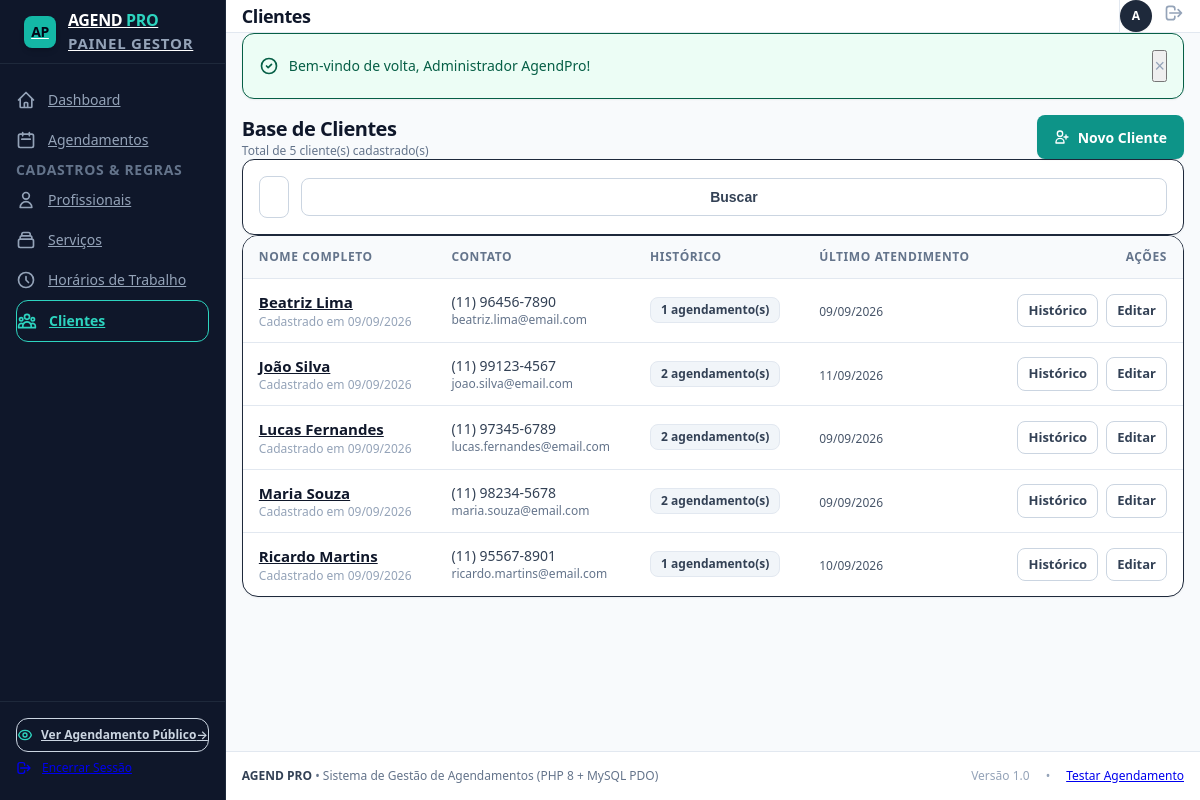
Page /admin/clientes/index.php (signed in) on the committed database.
### tables this page shows
CREATE TABLE IF NOT EXISTS `clientes` (
  `id` INT AUTO_INCREMENT PRIMARY KEY,
  `nome` VARCHAR(100) NOT NULL,
  `email` VARCHAR(150) NULL DEFAULT NULL,
  `telefone` VARCHAR(20) NOT NULL,
  `created_at` TIMESTAMP DEFAULT CURRENT_TIMESTAMP,
  `updated_at` TIMESTAMP DEFAULT CURRENT_TIMESTAMP ON UPDATE CURRENT_TIMESTAMP,
  INDEX `idx_cliente_email` (`email`),
  INDEX `idx_cliente_telefone` (`telefone`)
);

### includes/functions.php (called while the page is built, shortened)
<?php
function sanitize(?string $value): string
{
    return htmlspecialchars(trim($value), ENT_QUOTES, 'UTF-8');
}
function formatDate(?string $date): string
{
    $timestamp = strtotime($date);
    return $timestamp ? date('d/m/Y', $timestamp) : $date;
}

### admin/clientes/index.php (the view, shortened to what this page needs)
<?php
require_once __DIR__ . '/../../includes/functions.php';
$pdo = getDBConnection();
$busca = trim($_GET['busca'] ?? '');
$sql = "SELECT c.*,
            (SELECT COUNT(*) FROM `agendamentos` a WHERE a.cliente_id = c.id) AS total_agendamentos,
            (SELECT MAX(a.data) FROM `agendamentos` a WHERE a.cliente_id = c.id) AS ultimo_agendamento
        FROM `clientes` c
        WHERE 1=1";
$params = [];
$sql .= " ORDER BY c.nome ASC";
$stmt = $pdo->prepare($sql);
$stmt->execute($params);
$clientes = $stmt->fetchAll();
include __DIR__ . '/../../includes/header.php';
?>
<div class="space-y-6">
    <div class="flex flex-col sm:flex-row sm:items-center justify-between gap-4">
        <div>
            <h2 class="text-xl font-bold text-slate-900 tracking-tight">Base de Clientes</h2>
            <p class="text-xs text-slate-500 mt-0.5">Total de <?= count($clientes) ?> cliente(s) cadastrado(s)</p>
        </div>
        <a href="/admin/clientes/criar.php" class="btn btn-primary shadow-sm self-start sm:self-auto">
            <svg class="w-4 h-4" fill="none" stroke="currentColor" viewBox="0 0 24 24">
                <path stroke-linecap="round" stroke-linejoin="round" stroke-width="2" d="M18 9v3m0 0v3m0-3h3m-3 0h-3m-2-5a4 4 0 11-8 0 4 4 0 018 0zM3 20a6 6 0 0112 0v1H3v-1z"></path>
            </svg>
            <span>Novo Cliente</span>
        </a>
    </div>
    <div class="bg-white p-4 rounded-xl border border-slate-200/80 shadow-sm">
        <form method="GET" action="/admin/clientes/index.php" class="flex flex-col sm:flex-row items-center gap-3">
            <div class="flex-1 w-full">
                <input type="text" name="busca" value="<?= sanitize($busca) ?>" placeholder="Buscar cliente por nome, e-mail ou telefone..." class="text-sm">
            </div>
            <div class="flex items-center gap-2 w-full sm:w-auto">
                <button type="submit" class="btn btn-secondary text-sm flex-1 sm:flex-none">Buscar</button>
            </div>
        </form>
    </div>
    <div class="bg-white rounded-2xl border border-slate-200/80 shadow-sm overflow-hidden">
        <div class="table-responsive">
            <table>
                <thead>
                    <tr>
                        <th>Nome Completo</th>
                        <th>Contato</th>
                        <th>Histórico</th>
                        <th>Último Atendimento</th>
                        <th class="text-right">Ações</th>
                    </tr>
                </thead>
                <tbody>
                    <?php if (empty($clientes)): ?>
                        <tr>
                            <td colspan="5" class="text-center py-10 text-slate-400">
                                Nenhum cliente encontrado.
                            </td>
                        </tr>
                    <?php else: ?>
                        <?php foreach ($clientes as $c): ?>
                            <tr>
                                <td>
                                    <a href="/admin/clientes/visualizar.php?id=<?= $c['id'] ?>" class="font-bold text-slate-900 hover:text-teal-600 transition-colors">
                                        <?= sanitize($c['nome']) ?>
                                    </a>
                                    <div class="text-xs text-slate-400">Cadastrado em <?= formatDate($c['created_at']) ?></div>
                                </td>
                                <td>
                                    <div class="text-sm text-slate-700"><?= sanitize($c['telefone']) ?></div>
                                    <div class="text-xs text-slate-500"><?= sanitize($c['email'] ?: 'Sem e-mail') ?></div>
                                </td>
                                <td>
                                    <span class="inline-flex items-center px-2.5 py-1 rounded-lg text-xs font-semibold bg-slate-100 text-slate-700 border border-slate-200">
                                        <?= $c['total_agendamentos'] ?> agendamento(s)
                                    </span>
                                </td>
                                <td>
                                    <span class="text-xs text-slate-600">
                                        <?= $c['ultimo_agendamento'] ? formatDate($c['ultimo_agendamento']) : 'Nenhum' ?>
                                    </span>
                                </td>
                                <td class="text-right">
                                    <div class="flex items-center justify-end gap-2">
                                        <a href="/admin/clientes/visualizar.php?id=<?= $c['id'] ?>" class="btn btn-secondary btn-sm" title="Ver Histórico Completo">
                                            Histórico
                                        </a>
                                        <a href="/admin/clientes/editar.php?id=<?= $c['id'] ?>" class="btn btn-secondary btn-sm" title="Editar Cadastro">
                                            Editar
                                        </a>
                                    </div>
                                </td>
                            </tr>
                        <?php endforeach; ?>
                    <?php endif; ?>
                </tbody>
            </table>
        </div>
    </div>
</div>
<?php include __DIR__ . '/../../includes/footer.php'; ?>

### assets/css/style.css (style rules this page uses)
:root { --font-sans: system-ui, -apple-system, BlinkMacSystemFont, 'Segoe UI', Roboto, Helvetica, Arial, sans-serif; --color-primary: #0d9488; --color-primary-hover: #0f766e; --color-primary-light: #ccfbf1; --color-bg-dark: #0f172a; --color-card-dark: #1e293b; --color-border-dark: #334155; }
*, *::before, *::after { box-sizing: border-box; margin: 0; padding: 0; }
body { font-family: var(--font-sans); font-size: 15px; line-height: 1.5; color: #1e293b; background-color: #f8fafc; min-height: 100vh; -webkit-font-smoothing: antialiased; }
.flex { display: flex; }
.inline-flex { display: inline-flex; }
.flex-col { flex-direction: column; }
.flex-1 { flex: 1 1 0%; }
.items-center { align-items: center; }
.justify-between { justify-content: space-between; }
.justify-end { justify-content: flex-end; }
.gap-2 { gap: 0.5rem; }
.gap-3 { gap: 0.75rem; }
.gap-4 { gap: 1rem; }
@media (min-width: 640px) { .sm\:flex-row { flex-direction: row; } }
.w-full { width: 100%; }
.w-4 { width: 1rem; }
.h-4 { height: 1rem; }
.min-h-screen { min-height: 100vh; }
.p-4 { padding: 1rem; }
.px-2\.5 { padding-left: 0.625rem; padding-right: 0.625rem; }
.py-1 { padding-top: 0.25rem; padding-bottom: 0.25rem; }
.border { border-width: 1px; border-style: solid; }
.rounded-lg { border-radius: 0.5rem; }
.rounded-xl { border-radius: 0.75rem; }
.rounded-2xl { border-radius: 1rem; }
.bg-white { background-color: #ffffff; }
.bg-slate-50 { background-color: #f8fafc; }
.bg-slate-100 { background-color: #f1f5f9; }
.text-slate-400 { color: #94a3b8; }
.text-slate-500 { color: #64748b; }
.text-slate-600 { color: #475569; }
.text-slate-700 { color: #334155; }
.text-slate-800 { color: #1e293b; }
.text-slate-900 { color: #0f172a; }
.border-slate-200 { border-color: #e2e8f0; }
.text-xs { font-size: 0.75rem; line-height: 1rem; }
.text-sm { font-size: 0.875rem; line-height: 1.25rem; }
.text-xl { font-size: 1.25rem; line-height: 1.75rem; }
.font-semibold { font-weight: 600; }
.font-bold { font-weight: 700; }
.text-right { text-align: right; }
.tracking-tight { letter-spacing: -0.025em; }
.shadow-sm { box-shadow: 0 1px 2px 0 rgba(0, 0, 0, 0.05); }
.table-responsive { width: 100%; overflow-x: auto; -webkit-overflow-scrolling: touch; }
table { width: 100%; border-collapse: collapse; text-align: left; }
th, td { padding: 0.75rem 1rem; border-bottom: 1px solid #e2e8f0; }
th { font-size: 0.75rem; font-weight: 600; text-transform: uppercase; letter-spacing: 0.05em; color: #64748b; background-color: #f8fafc; }
tr:last-child td { border-bottom: none; }
input[type="text"], input[type="email"], input[type="password"], input[type="date"], input[type="time"], input[type="tel"], input[type="number"], select, textarea { width: 100%; padding: 0.625rem 0.875rem; font-size: 0.9375rem; font-family: inherit; color: #1e293b; background-color: #ffffff; border: 1px solid #cbd5e1; border-radius: 0.5rem; outline: none; transition: border-color 0.15s ease, box-shadow 0.15s ease; }
.btn { display: inline-flex; align-items: center; justify-content: center; gap: 0.5rem; padding: 0.5rem 1rem; font-size: 0.875rem; font-weight: 600; border-radius: 0.5rem; border: 1px solid transparent; cursor: pointer; text-decoration: none; transition: all 0.15s ease; white-space: nowrap; }
.btn-primary { background-color: #0d9488; color: #ffffff; }
.btn-secondary { background-color: #ffffff; color: #334155; border-color: #cbd5e1; }
.btn-sm { padding: 0.375rem 0.625rem; font-size: 0.8125rem; }
.overflow-hidden { overflow: hidden; }

### rows in the picture
clientes: nome "Beatriz Lima", created_at "09/09/2026", telefone "(11) 96456-7890", email "beatriz.lima@email.com", total_agendamentos "1", ultimo_agendamento "09/09/2026"
clientes: nome "João Silva", created_at "09/09/2026", telefone "(11) 99123-4567", email "joao.silva@email.com", total_agendamentos "2", ultimo_agendamento "11/09/2026"
clientes: nome "Lucas Fernandes", created_at "09/09/2026", telefone "(11) 97345-6789", email "lucas.fernandes@email.com", total_agendamentos "2", ultimo_agendamento "09/09/2026"
clientes: nome "Maria Souza", created_at "09/09/2026", telefone "(11) 98234-5678", email "maria.souza@email.com", total_agendamentos "2", ultimo_agendamento "09/09/2026"
clientes: nome "Ricardo Martins", created_at "09/09/2026", telefone "(11) 95567-8901", email "ricardo.martins@email.com", total_agendamentos "1", ultimo_agendamento "10/09/2026"

### other values in the picture
$pageTitle "Clientes"
substr($authUser['nome'] ?? 'A', 0, 1) "A"
$flash['message'] "Bem-vindo de volta, Administrador AgendPro!"
count($clientes) "5"
